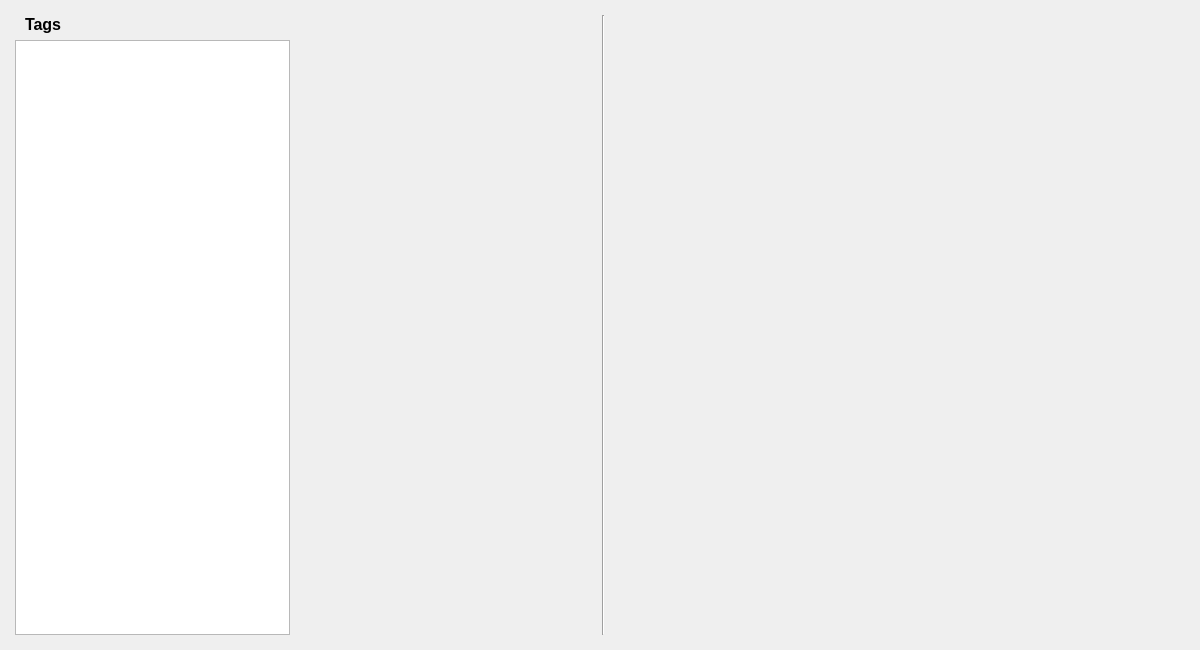
<?xml version="1.0" encoding="UTF-8"?>
<ui version="4.0">
 <class>MainWindow</class>
 <widget class="QMainWindow" name="MainWindow">
  <property name="geometry">
   <rect>
    <x>0</x>
    <y>0</y>
    <width>1200</width>
    <height>650</height>
   </rect>
  </property>
  <property name="sizePolicy">
   <sizepolicy hsizetype="Fixed" vsizetype="Fixed">
    <horstretch>0</horstretch>
    <verstretch>0</verstretch>
   </sizepolicy>
  </property>
  <property name="windowTitle">
   <string>Tag Dictionary</string>
  </property>
  <widget class="QWidget" name="centralwidget">
   <layout class="QHBoxLayout" name="horizontalLayout_2" stretch="1,1,0,5">
    <property name="spacing">
     <number>6</number>
    </property>
    <property name="leftMargin">
     <number>15</number>
    </property>
    <property name="topMargin">
     <number>15</number>
    </property>
    <property name="rightMargin">
     <number>15</number>
    </property>
    <property name="bottomMargin">
     <number>15</number>
    </property>
    <item>
     <widget class="QFrame" name="vframe1">
      <property name="sizePolicy">
       <sizepolicy hsizetype="Expanding" vsizetype="Preferred">
        <horstretch>0</horstretch>
        <verstretch>0</verstretch>
       </sizepolicy>
      </property>
      <property name="minimumSize">
       <size>
        <width>275</width>
        <height>0</height>
       </size>
      </property>
      <property name="maximumSize">
       <size>
        <width>16777215</width>
        <height>16777215</height>
       </size>
      </property>
      <layout class="QVBoxLayout" name="verticalLayout_2" stretch="0,1">
       <property name="spacing">
        <number>6</number>
       </property>
       <property name="sizeConstraint">
        <enum>QLayout::SizeConstraint::SetMaximumSize</enum>
       </property>
       <property name="leftMargin">
        <number>0</number>
       </property>
       <property name="topMargin">
        <number>0</number>
       </property>
       <property name="rightMargin">
        <number>0</number>
       </property>
       <property name="bottomMargin">
        <number>0</number>
       </property>
       <item>
        <widget class="QLabel" name="label_2">
         <property name="font">
          <font>
           <pointsize>12</pointsize>
           <bold>true</bold>
          </font>
         </property>
         <property name="text">
          <string>Tags</string>
         </property>
         <property name="indent">
          <number>10</number>
         </property>
        </widget>
       </item>
       <item>
        <widget class="TagTree" name="treeWidget">
         <property name="sizePolicy">
          <sizepolicy hsizetype="Expanding" vsizetype="Expanding">
           <horstretch>0</horstretch>
           <verstretch>0</verstretch>
          </sizepolicy>
         </property>
         <property name="font">
          <font>
           <pointsize>12</pointsize>
          </font>
         </property>
         <property name="frameShape">
          <enum>QFrame::Shape::StyledPanel</enum>
         </property>
         <property name="frameShadow">
          <enum>QFrame::Shadow::Sunken</enum>
         </property>
         <property name="lineWidth">
          <number>1</number>
         </property>
         <property name="showDropIndicator" stdset="0">
          <bool>true</bool>
         </property>
         <property name="dragEnabled">
          <bool>true</bool>
         </property>
         <property name="dragDropMode">
          <enum>QAbstractItemView::DragDropMode::InternalMove</enum>
         </property>
         <property name="alternatingRowColors">
          <bool>false</bool>
         </property>
         <property name="iconSize">
          <size>
           <width>20</width>
           <height>20</height>
          </size>
         </property>
         <property name="indentation">
          <number>20</number>
         </property>
         <property name="sortingEnabled">
          <bool>false</bool>
         </property>
         <property name="headerHidden">
          <bool>true</bool>
         </property>
         <property name="expandsOnDoubleClick">
          <bool>false</bool>
         </property>
         <property name="columnCount">
          <number>1</number>
         </property>
         <attribute name="headerVisible">
          <bool>false</bool>
         </attribute>
         <column>
          <property name="text">
           <string notr="true">Tags</string>
          </property>
         </column>
        </widget>
       </item>
      </layout>
     </widget>
    </item>
    <item>
     <widget class="TagEditor" name="tagEditor" native="true">
      <property name="sizePolicy">
       <sizepolicy hsizetype="Expanding" vsizetype="Preferred">
        <horstretch>0</horstretch>
        <verstretch>0</verstretch>
       </sizepolicy>
      </property>
      <property name="minimumSize">
       <size>
        <width>300</width>
        <height>0</height>
       </size>
      </property>
      <property name="maximumSize">
       <size>
        <width>16777215</width>
        <height>16777215</height>
       </size>
      </property>
     </widget>
    </item>
    <item>
     <widget class="Line" name="line">
      <property name="orientation">
       <enum>Qt::Orientation::Vertical</enum>
      </property>
     </widget>
    </item>
    <item>
     <widget class="MediaDisplay" name="mediaDisplay" native="true">
      <property name="styleSheet">
       <string notr="true"/>
      </property>
     </widget>
    </item>
   </layout>
  </widget>
  <widget class="QMenuBar" name="menuBar">
   <property name="geometry">
    <rect>
     <x>0</x>
     <y>0</y>
     <width>1200</width>
     <height>21</height>
    </rect>
   </property>
   <property name="autoFillBackground">
    <bool>true</bool>
   </property>
  </widget>
 </widget>
 <customwidgets>
  <customwidget>
   <class>TagTree</class>
   <extends>QTreeWidget</extends>
   <header>tagtree.h</header>
  </customwidget>
  <customwidget>
   <class>TagEditor</class>
   <extends>QWidget</extends>
   <header>tageditor.h</header>
   <container>1</container>
  </customwidget>
  <customwidget>
   <class>MediaDisplay</class>
   <extends>QWidget</extends>
   <header>mediadisplay.h</header>
   <container>1</container>
  </customwidget>
 </customwidgets>
 <resources/>
 <connections/>
</ui>
